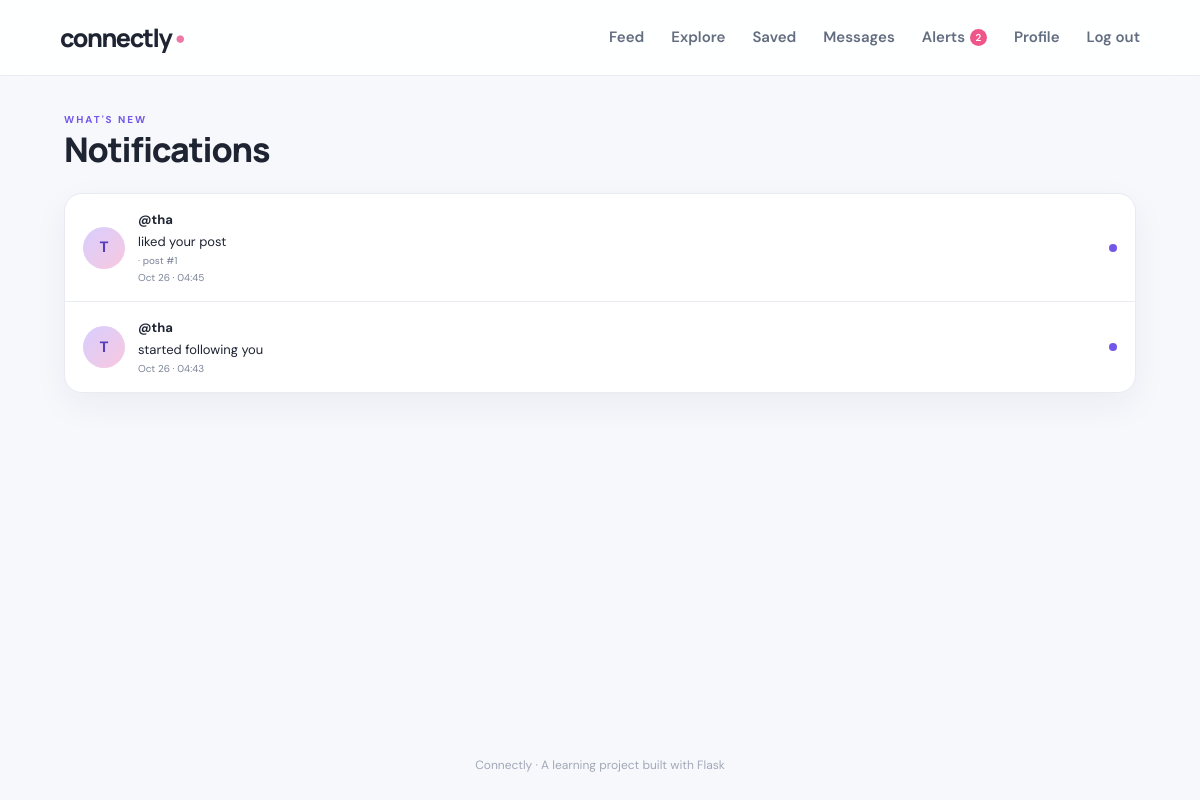
/notifications (signed in), run on the app's committed database.
### app/models.py (models this page shows, shortened)
class Notification(db.Model):
    id = db.Column(db.Integer, primary_key=True)
    recipient_id = db.Column(db.Integer, db.ForeignKey("user.id"), nullable=False, index=True)
    actor_id = db.Column(db.Integer, db.ForeignKey("user.id"), nullable=False)
    kind = db.Column(db.String(30), nullable=False)
    post_id = db.Column(db.Integer, db.ForeignKey("post.id"), nullable=True)
    is_read = db.Column(db.Boolean, default=False, nullable=False)
    created_at = db.Column(db.DateTime(timezone=True), default=utcnow, nullable=False)
    post = db.relationship("Post")

class User(UserMixin, db.Model):
    id = db.Column(db.Integer, primary_key=True)
    username = db.Column(db.String(30), unique=True, nullable=False, index=True)
    email = db.Column(db.String(120), unique=True, nullable=False, index=True)
    password_hash = db.Column(db.String(255), nullable=False)
    bio = db.Column(db.String(160), default="")
    avatar = db.Column(db.String(255), default="")
    created_at = db.Column(db.DateTime(timezone=True), default=utcnow, nullable=False)
    posts = db.relationship("Post", backref="author", lazy=True, cascade="all, delete-orphan")
    comments = db.relationship("Comment", backref="author", lazy=True, cascade="all, delete-orphan")
    liked_posts = db.relationship("Like", backref="user", lazy=True, cascade="all, delete-orphan")
    bookmarks = db.relationship("Bookmark", backref="user", lazy=True, cascade="all, delete-orphan")
    notifications_received = db.relationship(
        "Notification", foreign_keys="Notification.recipient_id",
        backref="recipient", lazy=True, cascade="all, delete-orphan"
    )
    notifications_sent = db.relationship(
        "Notification", foreign_keys="Notification.actor_id",
        backref="actor", lazy=True
    )
    following = db.relationship(
        "User", secondary=follows,
        primaryjoin=(follows.c.follower_id == id),
        secondaryjoin=(follows.c.followed_id == id),
        backref=db.backref("followers", lazy="dynamic"),
        lazy="dynamic",
    )
    @property
    def unread_notifications_count(self):
        return Notification.query.filter_by(recipient_id=self.id, is_read=False).count()

### app/routes.py (the view)
@main.route("/notifications")
@login_required
def notifications():
    items = Notification.query.filter_by(recipient_id=current_user.id).order_by(Notification.created_at.desc()).limit(100).all()
    for item in items:
        item.is_read = True
    db.session.commit()
    return render_template("notifications.html", items=items)

### app/templates/notifications.html (shortened to what this page needs)
{% extends "base.html" %}
{% block content %}
<section class="notifications-page">
  <div class="page-heading"><div><p class="eyebrow">WHAT'S NEW</p><h1>Notifications</h1></div></div>
  <div class="notification-list card">
    {% for item in items %}
    <a class="notification-item" href="{{ url_for('main.profile', username=item.actor.username) }}">
      <span class="avatar">{{ item.actor.username[0]|upper }}</span>
      <span class="notification-copy"><strong>@{{ item.actor.username }}</strong> {{ item.kind }}{% if item.post_id %}<small class="muted"> · post #{{ item.post_id }}</small>{% endif %}<small class="muted">{{ item.created_at.strftime("%b %d · %H:%M") }}</small></span>
      <span class="notification-dot {{ 'read' if item.is_read else '' }}"></span>
    </a>
    {% else %}<div class="empty-state"><h2>You're all caught up</h2><p class="muted">New likes, follows, and comments will show up here.</p></div>{% endfor %}
  </div>
</section>
{% endblock %}

### app/static/css/style.css (style rules this page uses)
:root { --bg:#f7f8fc;--surface:#fff;--text:#1e2432;--muted:#7b8497;--line:#e8ebf2;--purple:#7357e8;--purple-dark:#5c40d4;--pink:#f078a7;--shadow:0 12px 35px rgba(29,38,70,.055) }
* { box-sizing:border-box }
body { margin:0;background:var(--bg);color:var(--text);font-family:"DM Sans",sans-serif;font-size:15px;line-height:1.5 }
a { color:inherit;text-decoration:none }
.card { background:var(--surface);border:1px solid var(--line);border-radius:18px;box-shadow:var(--shadow) }
.page-heading { display:flex;align-items:center;justify-content:space-between;margin-bottom:24px }
.page-heading h1,.auth-art h1 { font:800 34px/1.15 Manrope,sans-serif;letter-spacing:-1.2px;margin:3px 0 0 }
.eyebrow { font-size:10px;letter-spacing:2px;font-weight:700;color:var(--purple);margin:0 }
.muted { color:var(--muted) }
.avatar { width:42px;height:42px;border-radius:50%;display:inline-flex;align-items:center;justify-content:center;flex-shrink:0;background:linear-gradient(135deg,#d8ceff,#f8c8df);color:#563db9;font-weight:800 }
.notification-list { overflow:hidden }
.notification-item { display:flex;align-items:center;gap:13px;padding:16px 18px;border-bottom:1px solid var(--line) }
.notification-item:last-child { border-bottom:0 }
.notification-copy { display:flex;flex-direction:column;gap:2px;flex:1;font-size:13px }
.notification-copy small { font-size:10px }
.notification-dot { width:8px;height:8px;border-radius:50%;background:var(--purple) }

### data on the page
Notification: actor "T", actor.username "tha", kind "liked your post", post_id "1", created_at "Oct 26 · 04:45", is_read False (drawn)
Notification: actor "T", actor.username "tha", kind "started following you", created_at "Oct 26 · 04:43", is_read False (drawn)

### other printed values
{{ current_user.unread_notifications_count }} "2"
